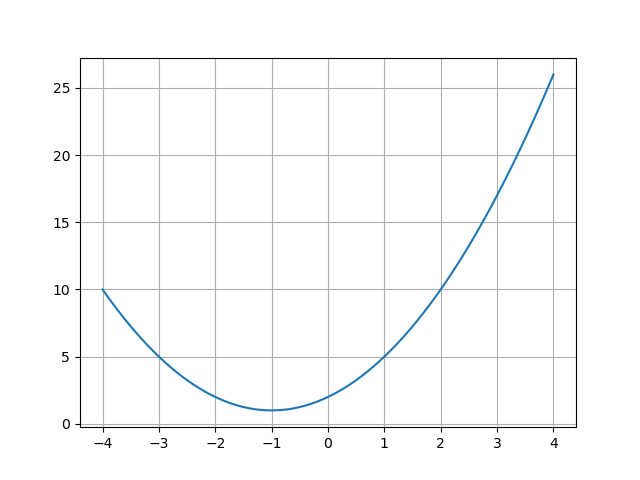

Source code (Python):
from cgi import parse_qs
import matplotlib as mpl
mpl.use('Agg')
from template import html
import matplotlib.pyplot as plt
def application(environ, start_response):
    if environ['PATH_INFO'] == '/img/graph.png':
        try:
            with open('/img/graph.png', 'rb') as f:
                response_body = f.read()
        except:
            response_body = ''
        start_response('200 OK', [
            ('Content-Type', 'image/png'),
            ('Content-Length', str(len(response_body)))
        ])
        return [response_body]
    else:
        d = parse_qs(environ['QUERY_STRING'])
        a = d.get('a', [''])[0]
        b = d.get('b', [''])[0]
        c = d.get('c', [''])[0]
        if '' not in [a, b, c]:
            a, b, c = int(a), int(b), int(c)
            x = [n / 10.0 for n in range(-40, 41)]
            y = [a * n ** 2 + b * n + c for n in x]
            fig = plt.figure()
            graph = plt.plot(x, y)
            plt.grid()
            fig.savefig('graph.png')
        response_body = html
        start_response('200 OK', [
            ('Content-Type', 'text/html'),
            ('Content-Length', str(len(response_body)))
        ])
        return [response_body]
